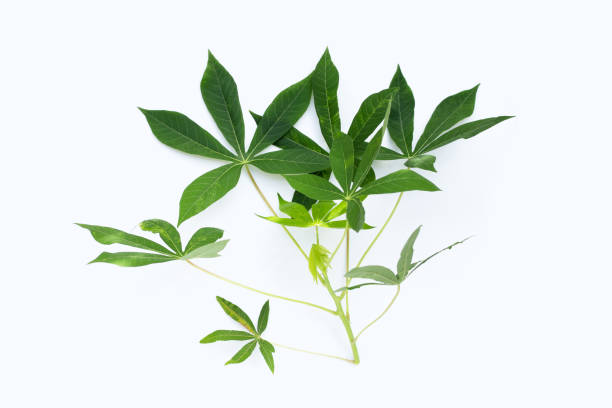
#> input picture daun.jpg, 612 x 408 px
$ python 'Soal 1.py'   (older library calls are emulated)
#> lines starting #> are read from the running program, lines starting #| are printed output that depends on the picture; after the words box and inside, x2 and y2 are one past the last pixel; in counts of white or black regions, pixels touching at a corner belong together
import cv2
import numpy as np
from matplotlib import pyplot as plt

img = cv2.imread('daun.jpg', 0)
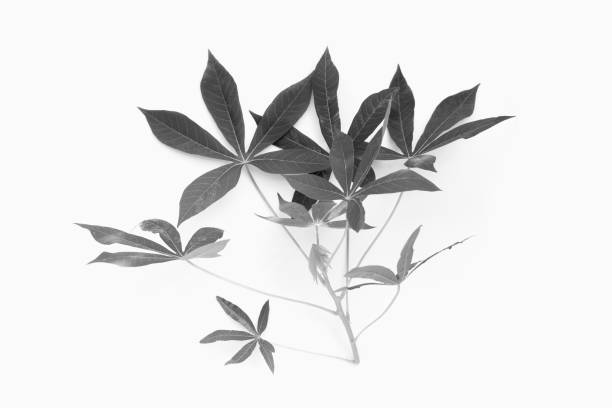
#> img: shape (408, 612); min 0, max 255, mean 229
sobelx = cv2.Sobel(img, cv2.CV_64F, 1, 0, ksize=3)
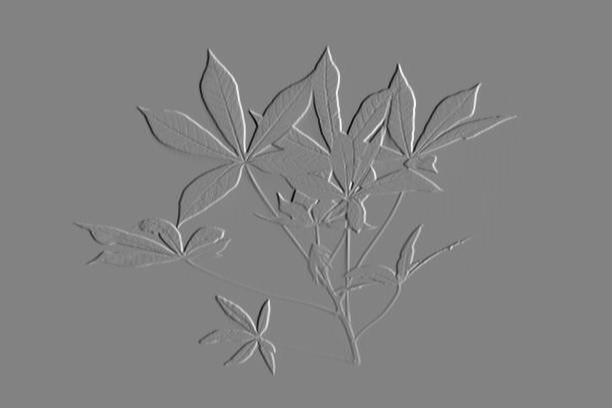
#> sobelx: shape (408, 612) float64; min -752, max 713, mean 0; drawn with min black and max white
sobely = cv2.Sobel(img, cv2.CV_64F, 0, 1, ksize=3)
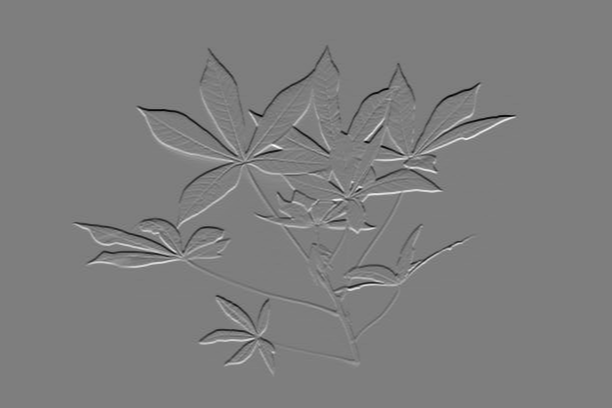
#> sobely: shape (408, 612) float64; min -704, max 719, mean 0; drawn with min black and max white
sobel_magnitude = cv2.magnitude(sobelx, sobely)
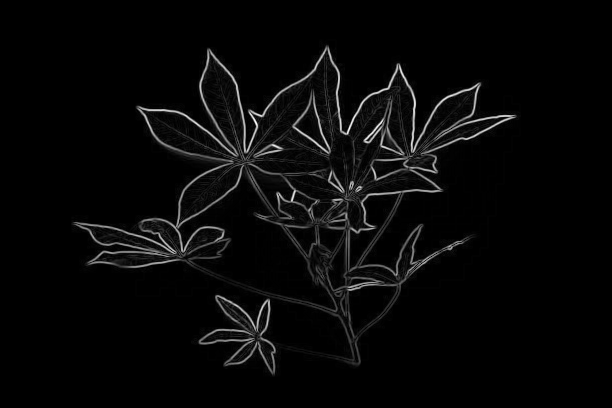
#> sobel_magnitude: shape (408, 612) float64; min 0, max 801, mean 25.1; drawn with min black and max white
laplacian = cv2.Laplacian(img, cv2.CV_64F)
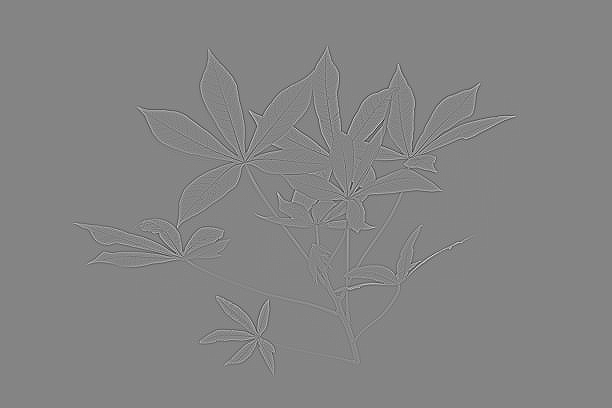
#> laplacian: shape (408, 612) float64; min -353, max 324, mean 0; drawn with min black and max white
canny = cv2.Canny(img, 100, 200)
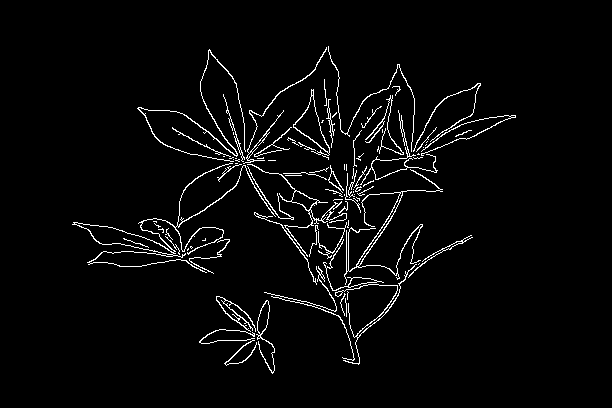
#> canny: shape (408, 612); 3.3% white in thin lines or dots, all inside (x1, y1, x2, y2) = (72, 46, 516, 374)
_, thresh = cv2.threshold(img, 0, 255, cv2.THRESH_BINARY_INV + cv2.THRESH_OTSU)
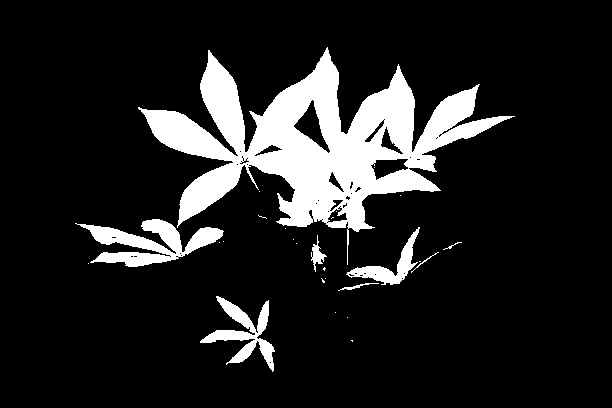
#> thresh: shape (408, 612); 13.4% white; 27 white regions (19 under 20 px), largest, box (x1, y1, x2, y2) and area: (138, 47, 515, 265) 26992, (75, 219, 224, 267) 3087, (200, 296, 275, 372) 1778
plt.figure(figsize=(15, 8))
plt.subplot(2,3,1), plt.imshow(img, cmap='gray'), plt.title('Citra Asli')
plt.subplot(2,3,2), plt.imshow(sobelx, cmap='gray'), plt.title('Sobel X (Gx)')
plt.subplot(2,3,3), plt.imshow(sobely, cmap='gray'), plt.title('Sobel Y (Gy)')
plt.subplot(2,3,4), plt.imshow(sobel_magnitude, cmap='gray'), plt.title('Sobel Magnitude')
plt.subplot(2,3,5), plt.imshow(laplacian, cmap='gray'), plt.title('Laplacian')
plt.subplot(2,3,6), plt.imshow(canny, cmap='gray'), plt.title('Canny')
plt.show()
plt.figure(figsize=(8, 5))
plt.imshow(thresh, cmap='gray'), plt.title('Hasil Segmentasi')
plt.show()

#Yoga Satria Nugraha
#1217070087
